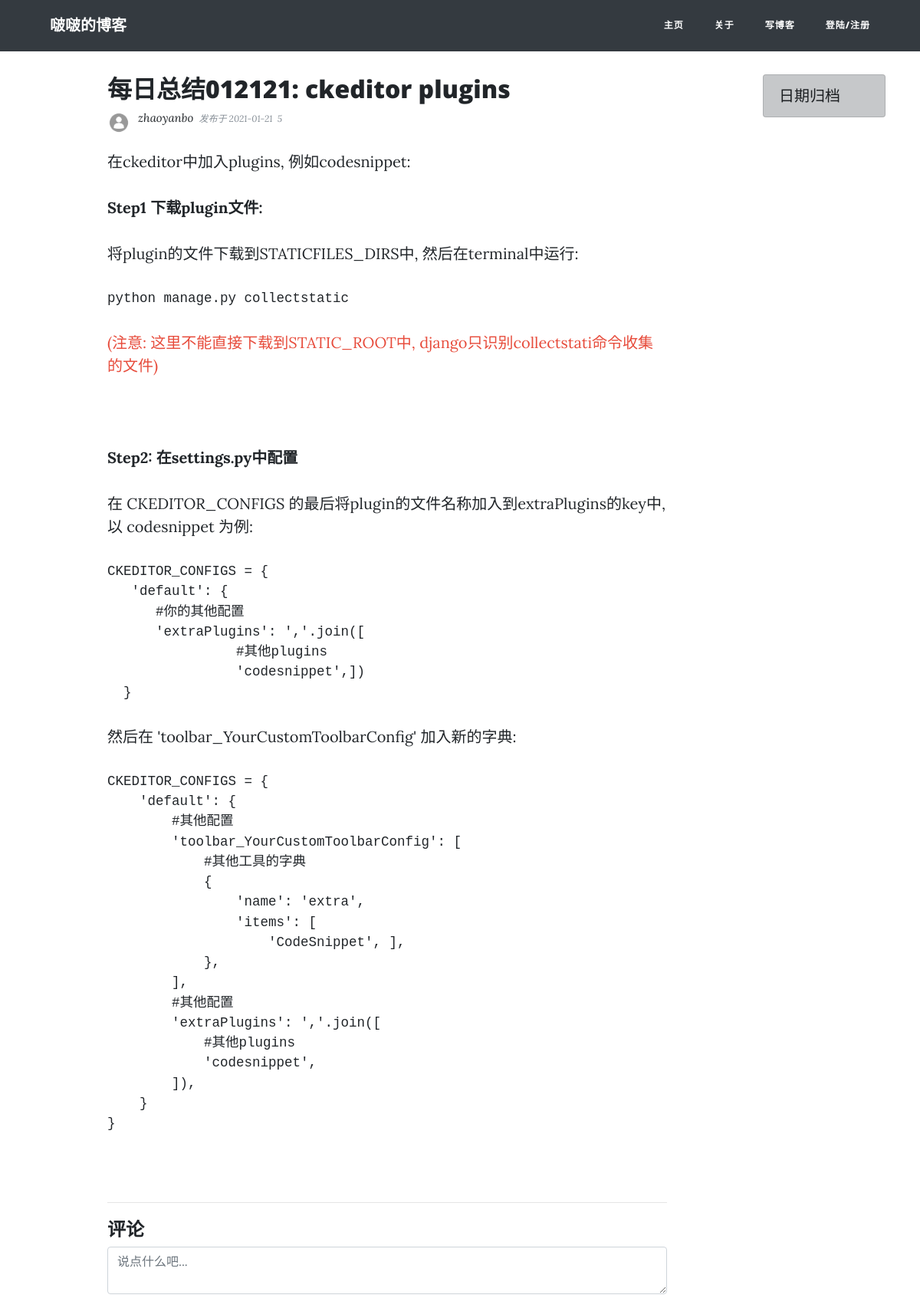
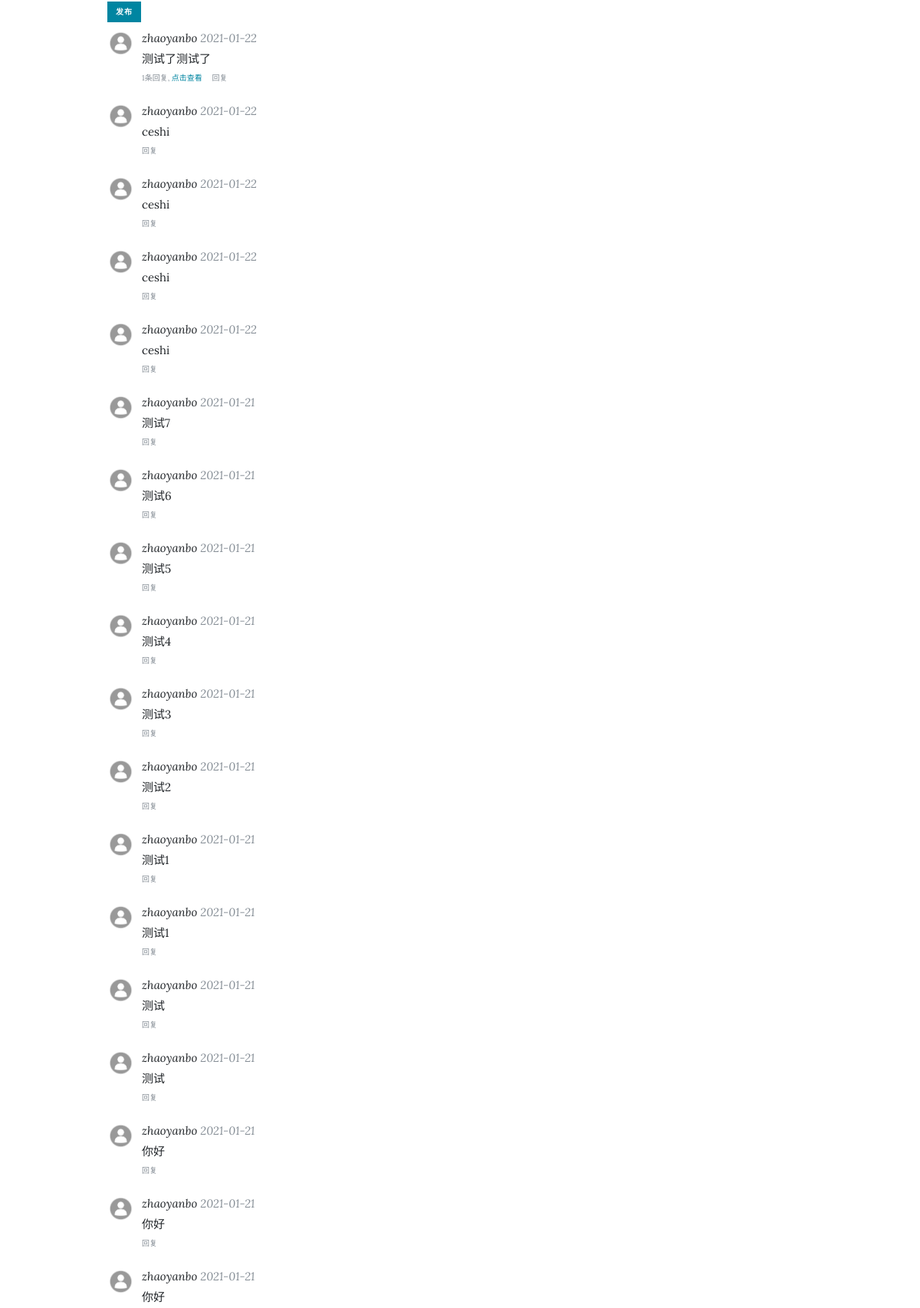
/post/64/ (upper part), run on the app's committed database (2 pictures, top to bottom).
### blog/models.py (models this page shows, shortened)
class Post(models.Model, ViewCountExtension):
    title = models.CharField(max_length=50)
    pub_date = models.DateTimeField(default=timezone.now)
    content = RichTextField()
    author = models.ForeignKey(User, on_delete=models.CASCADE)
    view_count = GenericRelation(
        ViewCount,
        related_query_name='post',
        content_type_field='content_type',
        object_id_field='object_id'
    )
    view_detail = GenericRelation(
        ViewDetail,
        related_query_name='post',
        content_type_field='content_type',
        object_id_field='object_id',
    )
    @property
    def comments(self):
        qs = Comment.objects.filter_by_instance(self)
        return qs
    @property
    def get_content_type(self):
        content_type = ContentType.objects.get_for_model(self.__class__)
        return content_type

### users/models.py (models this page shows, shortened)
class Profile(models.Model):
    user = models.OneToOneField(User, on_delete=models.CASCADE)
    profile_pic = models.ImageField(default='default.jpg', upload_to='media/profile_pics')

### viewcount/models.py (models this page shows, shortened)
class ViewCount(models.Model):
    count = models.IntegerField(default=0)
    content_type = models.ForeignKey(ContentType, on_delete=models.CASCADE)
    object_id = models.PositiveIntegerField()
    content_object = GenericForeignKey('content_type', 'object_id')

### comments/models.py (models this page shows, shortened)
class Comment(models.Model):
    user = models.ForeignKey(User, on_delete=models.CASCADE)
    content_type = models.ForeignKey(ContentType, on_delete=models.CASCADE)
    object_id = models.PositiveIntegerField()
    content_object = GenericForeignKey('content_type', 'object_id')
    parent = models.ForeignKey("self", null=True, blank=True, on_delete=models.CASCADE)
    root = models.ForeignKey("self", related_name='root_comment', null=True,
                             blank=True, on_delete=models.CASCADE)
    created = models.DateTimeField(default=timezone.now)
    content = models.TextField()
    objects = CommentManager()
    class Meta:
        ordering = ['-created']
    def children(self):
        return Comment.objects.filter(root=self)

### blog/views.py (the view)
# urls.py: path('post/<int:pk>/', PostDetailView.as_view(), name='post-detail'),
class PostDetailView(DetailView):
    model = Post
    template_name = 'blog/post_detail.html'
    def get(self, request, *args, **kwargs):
        self.object = self.get_object()
        response = super().get(request, *args, **kwargs)
        response = view_stats_once_viewed(request, response, self.object)
        return response
    def get_context_data(self, **kwargs):
        comment_form = CommentForm()
        self.object = self.get_object()
        context = super().get_context_data(**kwargs)
        comments = self.object.comments
        context['comments'] = comments
        context['comment_form'] = comment_form
        context['comment_form'].fields['content_type'].initial = self.object.get_content_type
        context['comment_form'].fields['object_id'].initial = self.object.pk
        return context

### comments/forms.py
class CommentForm(forms.ModelForm):
    parent_id = forms.IntegerField(widget=forms.HiddenInput, required=False)
    root_id = forms.IntegerField(widget=forms.HiddenInput, required=False)
    class Meta:
        model = Comment
        fields = ['content_type', 'object_id', 'content']
        widgets = {
            'content_type': forms.HiddenInput,
            'object_id': forms.HiddenInput,
            'content': forms.Textarea(attrs={'placeholder': '说点什么吧...', 'class': '', 'rows': '2', 'maxlength': '500',
                                             }),
        }
        labels = {
            'content': "",
        }

### comments/models.py (called while the page is built)
    def filter_by_instance(self, instance):
        obj_id = instance.id
        content_type = ContentType.objects.get_for_model(instance.__class__)
        qs = super(CommentManager, self).filter(
            content_type=content_type, object_id=obj_id).filter(parent=None)
        return qs

### viewcount/models.py (called while the page is built)
    def get_view_count(self):
        try:
            view_count = self.view_count.first()
            return view_count.count
        except exceptions.ObjectDoesNotExist:
            return 0

### viewcount/utils.py (called while the page is built)
def view_stats_once_viewed(request, response, obj):
    ct = ContentType.objects.get_for_model(obj)
    key = "%s_%s_viewed" % (ct.model, obj.pk)
    if not request.COOKIES.get(key):
        view_count, created = ViewCount.objects.get_or_create(content_type=ct, object_id=obj.pk)
        view_count.count += 1
        view_count.save()
        response.set_cookie(key, 'true')
        date = timezone.now().date()
        view_detail, created = ViewDetail.objects.get_or_create(
            content_type=ct,
            object_id=obj.pk,
            date=date
        )
        view_detail.count += 1
        view_detail.save()
    return response

### blog/templates/blog/post_detail.html (shortened to what this page needs)
{% extends "blog/base.html" %}
{% block content %}
<div class="col-lg-8 col-md-10 mx-auto">
  <div class="post-preview">
      <h2 class="post-title">
        {{ object.title }}
      </h2>
  </div>
  <div class="post-preview">
    <div class="author-thumbnail">
      <img class="rounded-circle author-img" src="{{ post.author.profile.profile_pic.url }}">
    </div>
    <div class="post-meta">
      <a href="">{{ object.author }}&nbsp;</a>
      发布于 {{ object.pub_date|date:"Y-m-d" }}&nbsp;
       {{ post.get_view_count }}&nbsp;
    </div>
  </div>
  <div class="">
    <p>{{ object.content|safe }}</p>
  </div>
  <hr>
  {% include "comments/comment_list.html" %}
</div>
{% endblock content %}

### comments/templates/comments/comment_list.html (shortened to what this page needs)
<div class="comment-container">
  <h4>评论</h4>
  {% include "comments/comment_form.html" %}
    {% for comment in comments %}
      <div id="div-comment-{{ comment.pk }}" class="comment-cell">
        <div class="author-thumbnail">
          <img class="rounded-circle author-img" src="{{ comment.user.profile.profile_pic.url }}">
        </div>
        <div class="comment-box">
          <div class="comment-meta">
            <a href="">{{ comment.user }}</a>
            {{ comment.created|date:"Y-m-d" }}
          </div>
          <div class="comment-content">
              {{ comment.content }}
          </div>
          <div class="comment-info">
            {% if comment.children.count > 0 %}
              {{ comment.children.count }}条回复,
              <a href="#" class="more-btn">点击查看</a>&emsp;
            {% endif %}
            <a href="#" class="reply-btn" onclick="do_reply({{ comment.pk }},{{ comment.pk }},'{{ comment.user.username }}',event)">回复</a>
          </div>
        </div>
      </div>
    {% endfor %}
</div>

### blog/static/blog/css/clean-blog.css (style rules this page uses)
body { font-size: 20px; color: #212529; font-family: 'Lora', 'Times New Roman', serif; }
p { line-height: 1.5; margin: 30px 0; }
h1, h2, h3, h4, h5, h6 { font-weight: 800; font-family: 'Open Sans', 'Helvetica Neue', Helvetica, Arial, sans-serif; }
a { color: #212529; transition: all 0.2s; }
img { max-width: 100%; max-height: 100%; height: inherit !important; }
.post-preview>.post-meta { font-size: 12px; font-style: italic; margin-top: 0; margin-bottom: 5px; color: #868e96; }
.post-preview>.post-meta>a { font-size: 15px; text-decoration: none; color: #212529; }
.post-preview>.author-thumbnail { margin-right: 10px; float: left }
.post-preview>.author-thumbnail>.author-img { height: 30px; width: 30px; }
.comment-container { margin-top: 20px; margin-bottom: 20px; }
.comment-info { font-size: 10px; margin-top: 5px; margin-bottom: 5px; color: #868e96; }
.comment-info>a { color: #868e96; }
.comment-info>.more-btn { color: #0085A1; }
.comment-cell>.comment-box>.comment-meta { font-size: 15px; font-style: italic; margin-top: 0; margin-bottom: 5px; color: #868e96; }
.comment-cell>.comment-box>.comment-meta>a { text-decoration: none; color: #212529; }
.comment-cell>.author-thumbnail>.author-img { float: left; margin-right: 10px; margin-top: 10px; margin-bottom: 10px; height: 35px; width: 35px; }
.comment-cell>.comment-box { padding-bottom: 10px; padding-top: 10px; margin-left: 45px; }
.comment-cell>.comment-box>.comment-content { font-size: 15px }
.form-control { width: 100%; }

### blog/templates/blog/footer.html (style rules this page uses)
html { position: relative; min-height: 100%; }
body { font-size: 20px; color: #212529; font-family: 'Lora', 'Times New Roman', serif; align-items: center; margin-bottom: 150px; }

### data on the page
Post: title "每日总结012121: ckeditor plugins", author.profile.profile_pic (placeholder picture), author "zhaoyanbo", pub_date "2021-01-21", get_view_count "5", content "在ckeditor中加入plugins, 例如codesnippet: Step1 下载plugin文件: 将plugin的文件下载到STATICFILES_DIRS中, 然后在terminal中运行: python manage.py collectstatic (注意: 这里不能直接下载到STATIC_ROOT中, django只识别collectstati命令收集的文件) Step2: 在settings.py中配置 在 CKEDITOR_CONFIGS 的最后将plugin的文件名称加入到extraPlugins的key中, 以 codesnippet 为例: CKEDITOR_CONFIGS = { 'default': { #你的其他配置 'extraPlugins': ','.join([ #其他plugins 'codesnippet',]) } 然后在 'toolbar_YourCustomToolbarConfig' 加入新的字典: CKEDITOR_CONFIGS = { 'default': { #其他配置 'toolbar_YourCustomToolbarConfig': [ #其他工具的字典 { 'name': 'extra', 'items': [ 'CodeSnippet', ], }, ], #其他配置 'extraPlugins': ','.join([ #其他plugins 'codesnippet', ]), } }"
Comment: user.profile.profile_pic (placeholder picture), user "zhaoyanbo", created "2021-01-22", content "测试了测试了", children.count "1"
Comment: user.profile.profile_pic (placeholder picture), user "zhaoyanbo", created "2021-01-22", content "ceshi"
Comment: user.profile.profile_pic (placeholder picture), user "zhaoyanbo", created "2021-01-22", content "ceshi"
Comment: user.profile.profile_pic (placeholder picture), user "zhaoyanbo", created "2021-01-22", content "ceshi"
Comment: user.profile.profile_pic (placeholder picture), user "zhaoyanbo", created "2021-01-22", content "ceshi"
Comment: user.profile.profile_pic (placeholder picture), user "zhaoyanbo", created "2021-01-21", content "测试7"
Comment: user.profile.profile_pic (placeholder picture), user "zhaoyanbo", created "2021-01-21", content "测试6"
Comment: user.profile.profile_pic (placeholder picture), user "zhaoyanbo", created "2021-01-21", content "测试5"
Comment: user.profile.profile_pic (placeholder picture), user "zhaoyanbo", created "2021-01-21", content "测试4"
Comment: user.profile.profile_pic (placeholder picture), user "zhaoyanbo", created "2021-01-21", content "测试3"
Comment: user.profile.profile_pic (placeholder picture), user "zhaoyanbo", created "2021-01-21", content "测试2"
Comment: user.profile.profile_pic (placeholder picture), user "zhaoyanbo", created "2021-01-21", content "测试1"
Comment: user.profile.profile_pic (placeholder picture), user "zhaoyanbo", created "2021-01-21", content "测试1"
Comment: user.profile.profile_pic (placeholder picture), user "zhaoyanbo", created "2021-01-21", content "测试"
Comment: user.profile.profile_pic (placeholder picture), user "zhaoyanbo", created "2021-01-21", content "测试"
Comment: user.profile.profile_pic (placeholder picture), user "zhaoyanbo", created "2021-01-21", content "你好"
Comment: user.profile.profile_pic (placeholder picture), user "zhaoyanbo", created "2021-01-21", content "你好"
Comment: user.profile.profile_pic (placeholder picture), user "zhaoyanbo", created "2021-01-21", content "你好"
